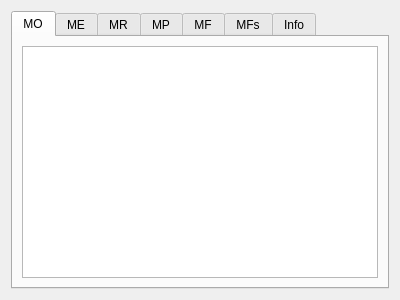
<?xml version="1.0" encoding="UTF-8"?>
<ui version="4.0">
 <class>ViewPhylogenetics</class>
 <widget class="QWidget" name="ViewPhylogenetics">
  <property name="geometry">
   <rect>
    <x>0</x>
    <y>0</y>
    <width>400</width>
    <height>300</height>
   </rect>
  </property>
  <property name="windowTitle">
   <string>Filogênia</string>
  </property>
  <layout class="QGridLayout" name="gridLayout">
   <item row="0" column="0">
    <widget class="QTabWidget" name="tabs">
     <property name="currentIndex">
      <number>0</number>
     </property>
     <widget class="QWidget" name="mtxO">
      <attribute name="title">
       <string>MO</string>
      </attribute>
      <layout class="QGridLayout" name="gridLayout_2">
       <item row="0" column="0">
        <widget class="QTableWidget" name="tableMO">
         <property name="editTriggers">
          <set>QAbstractItemView::NoEditTriggers</set>
         </property>
        </widget>
       </item>
      </layout>
     </widget>
     <widget class="QWidget" name="mtxE">
      <attribute name="title">
       <string>ME</string>
      </attribute>
      <layout class="QGridLayout" name="gridLayout_3">
       <item row="0" column="0">
        <widget class="QTableWidget" name="tableME">
         <property name="editTriggers">
          <set>QAbstractItemView::NoEditTriggers</set>
         </property>
        </widget>
       </item>
      </layout>
     </widget>
     <widget class="QWidget" name="mtxR">
      <attribute name="title">
       <string>MR</string>
      </attribute>
      <layout class="QGridLayout" name="gridLayout_4">
       <item row="0" column="0">
        <widget class="QTableWidget" name="tableMR">
         <property name="editTriggers">
          <set>QAbstractItemView::NoEditTriggers</set>
         </property>
        </widget>
       </item>
      </layout>
     </widget>
     <widget class="QWidget" name="mtxP">
      <attribute name="title">
       <string>MP</string>
      </attribute>
      <layout class="QGridLayout" name="gridLayout_5">
       <item row="0" column="0">
        <widget class="QTableWidget" name="tableMP">
         <property name="editTriggers">
          <set>QAbstractItemView::NoEditTriggers</set>
         </property>
        </widget>
       </item>
      </layout>
     </widget>
     <widget class="QWidget" name="mtxF">
      <attribute name="title">
       <string>MF</string>
      </attribute>
      <layout class="QGridLayout" name="gridLayout_6">
       <item row="0" column="0">
        <widget class="QTableWidget" name="tableMF">
         <property name="editTriggers">
          <set>QAbstractItemView::NoEditTriggers</set>
         </property>
        </widget>
       </item>
       <item row="1" column="0">
        <widget class="QSlider" name="intervalSlider">
         <property name="orientation">
          <enum>Qt::Horizontal</enum>
         </property>
         <property name="invertedAppearance">
          <bool>false</bool>
         </property>
         <property name="invertedControls">
          <bool>false</bool>
         </property>
         <property name="tickPosition">
          <enum>QSlider::TicksBothSides</enum>
         </property>
         <property name="tickInterval">
          <number>1</number>
         </property>
        </widget>
       </item>
      </layout>
     </widget>
     <widget class="QWidget" name="mtxFs">
      <attribute name="title">
       <string>MFs</string>
      </attribute>
      <layout class="QGridLayout" name="gridLayout_7">
       <item row="0" column="0">
        <widget class="QTableWidget" name="tableMFs">
         <property name="editTriggers">
          <set>QAbstractItemView::NoEditTriggers</set>
         </property>
        </widget>
       </item>
      </layout>
     </widget>
     <widget class="QWidget" name="Info">
      <attribute name="title">
       <string>Info</string>
      </attribute>
      <layout class="QGridLayout" name="gridLayout_8">
       <item row="0" column="0">
        <widget class="QListWidget" name="infos">
         <property name="editTriggers">
          <set>QAbstractItemView::NoEditTriggers</set>
         </property>
        </widget>
       </item>
      </layout>
     </widget>
    </widget>
   </item>
  </layout>
 </widget>
 <resources/>
 <connections/>
</ui>
